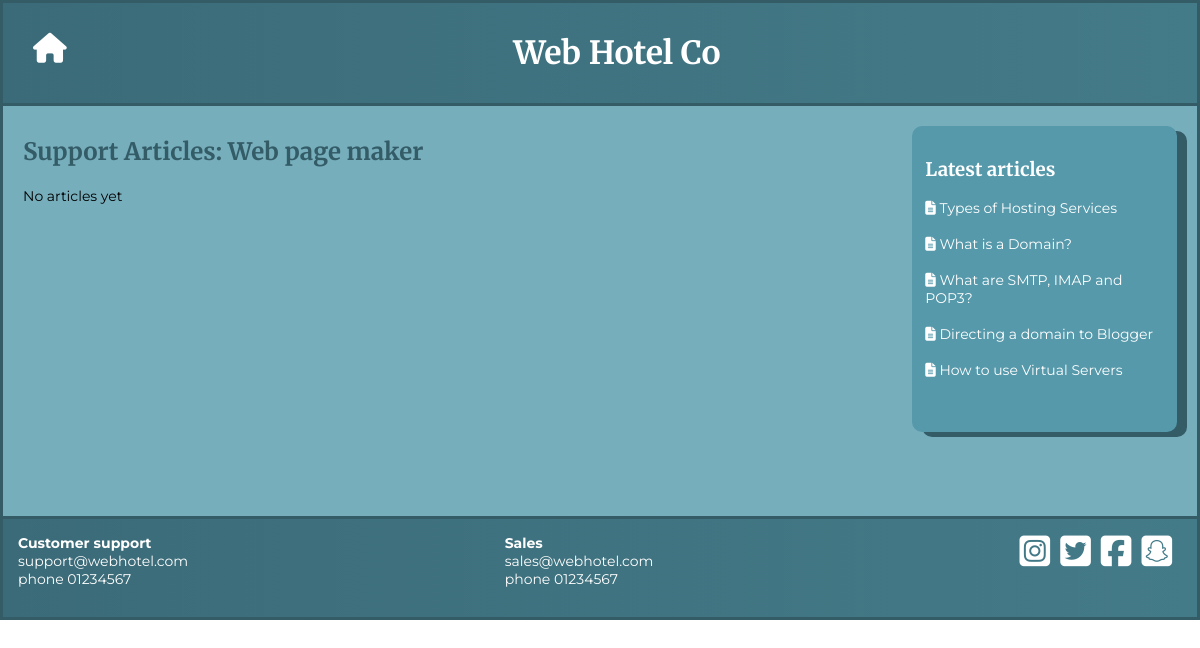
Screenshot of /support-articles.php?categoryID=3 with the database file from the repository.
### tables this page shows
CREATE TABLE `categories` (
  `category_id` int(11) NOT NULL,
  `name` varchar(50) NOT NULL,
  `order_number` int(11) NOT NULL
);

CREATE TABLE `articles` (
  `article_id` int(11) NOT NULL,
  `title` varchar(200) NOT NULL,
  `text` text NOT NULL,
  `category_id` int(11) NOT NULL,
  `author` varchar(20) NOT NULL,
  `publish_date` date NOT NULL
);

### latest-articles.php (the view)
<!DOCTYPE html>
<html lang="en" dir="ltr">
  <head>
  </head>
  <body>
    <?php require_once('connection.php') ; ?>
    <div class="right-column">
      <h3>Latest articles</h3>
      <?php
      $sql = "SELECT title, article_id FROM articles ORDER BY publish_date DESC LIMIT 10";
      $result = $conn->query($sql);
      if ($result->num_rows > 0) {
         while($row = $result->fetch_assoc()) {
             echo ' <a href="article.php?articleID='.$row["article_id"].'"><i class="fa-solid fa-file-lines"></i> '.$row["title"].'</a> <br><br>';
         }
      }
       ?>
    </div>
  </body>
</html>

### support-articles.php (shortened to what this page needs)
<!DOCTYPE html>
<html lang="en" dir="ltr">
  <head>
    <link rel="stylesheet" href="css/stylesheet.css">
  <body>
    <div class="container">
      <?php include('header.php'); ?>
      <?php require_once('connection.php') ; ?>
      <div class="support-container">
      <?php
      $categoryID = $_GET["categoryID"];
      $sql ="SELECT  * FROM categories LEFT JOIN articles ON categories.category_id = articles.category_id
       WHERE categories.category_id = $categoryID ORDER BY articles.publish_date DESC";
      $result = $conn->query($sql);
      if ($result->num_rows> 0 ) {
         while($row = $result->fetch_assoc()) {
            if (isset( $_GET["categoryID"])){
                $text = strip_tags($row["text"]);
           if($categoryID == $categoryID ){
                if(!isset($title)){
                    $title = '<h2> Support Articles: '.$row["name"].'</h2>';
                    echo $title;
                }
             $info =('<div class="support-category">
                      <h3>'.$row["title"].'</h3>
                      <p>'.$text.'</p>
                      <a href="article.php?articleID='.$row["article_id"].'">Read more</a>
                      </div>');
              if($row["article_id"] == NULL){
                  echo "<p>
                  No articles yet
                  </p>";
              }else{
                  echo $info;
              }
            }
          }
        }
      } else {
      echo "Empty";
      }
?>
      </div>
      <?php include('latest-articles.php'); ?>
      <?php include('footer.php'); ?>
      </div>
  </body>
</html>

### css/stylesheet.css (style rules this page uses)
body { margin: 0; }
.container { border-style: solid; background-color: #77aebc; border-color: #335c67; }
.support-container { margin: 10px 10px 10px 0; padding: 10px; }
.right-column { float: left; border-style: solid; padding: 10px; margin: 10px; border-color: #5599ab; border-radius: 10px; background-color: #5599ab; }
.right-column h3 { color: white; }
a { text-decoration: none; color: white; }
p, a { font-family: 'Montserrat', sans-serif; font-size: 14px; }
h1, h2, h3 { font-family: 'Merriweather', serif; color: #335c67; }
@media screen and (min-width: 320px) { .support-container { min-height: 150px; } }
@media screen and (min-width: 320px) { .right-column { width: 85%; margin-bottom: 20px; min-height: 200px; box-shadow: 5px 5px #335c67; } }
@media screen and (min-width: 530px) { .support-container { width: 50%; margin-left: 10px; min-height: 360px; float: left; } }
@media screen and (min-width: 530px) { .support-container h2 { margin-top: 0; } }
@media screen and (min-width: 530px) { .right-column { margin-right: 20px; min-height: 280px; width: 30%; float: right; box-shadow: 10px 5px #335c67; } }
@media screen and (min-width: 800px) { .support-container { width: 60%; } }
@media screen and (min-width: 800px) { .right-column { width: 25%; } }
@media screen and (min-width: 1000px) { .support-container { width: 70%; } }
@media screen and (min-width: 1000px) { .right-column { width: 20%; } }

### rows the page displays
categories: name "Web page maker"
articles: title "Types of Hosting Services"
articles: title "What is a Domain?"
articles: title "What are SMTP, IMAP and POP3?"
articles: title "Directing a domain to Blogger"
articles: title "How to use Virtual Servers"
